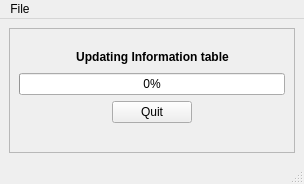
<?xml version="1.0" encoding="UTF-8"?>
<ui version="4.0">
 <class>MainWindow</class>
 <widget class="QMainWindow" name="MainWindow">
  <property name="geometry">
   <rect>
    <x>0</x>
    <y>0</y>
    <width>304</width>
    <height>184</height>
   </rect>
  </property>
  <property name="windowTitle">
   <string>Updating Information table</string>
  </property>
  <widget class="QWidget" name="centralwidget">
   <layout class="QGridLayout" name="gridLayout">
    <item row="0" column="0">
     <widget class="QFrame" name="frame">
      <property name="frameShape">
       <enum>QFrame::StyledPanel</enum>
      </property>
      <property name="frameShadow">
       <enum>QFrame::Raised</enum>
      </property>
      <layout class="QGridLayout" name="gridLayout_2">
       <item row="2" column="1" colspan="3">
        <widget class="QLabel" name="label">
         <property name="font">
          <font>
           <weight>75</weight>
           <bold>true</bold>
          </font>
         </property>
         <property name="text">
          <string>Updating Information table</string>
         </property>
         <property name="alignment">
          <set>Qt::AlignCenter</set>
         </property>
        </widget>
       </item>
       <item row="3" column="0" colspan="5">
        <widget class="QProgressBar" name="progressBar">
         <property name="value">
          <number>0</number>
         </property>
        </widget>
       </item>
       <item row="4" column="2">
        <widget class="QPushButton" name="quitupdating">
         <property name="text">
          <string>Quit</string>
         </property>
        </widget>
       </item>
       <item row="7" column="2">
        <spacer name="verticalSpacer">
         <property name="orientation">
          <enum>Qt::Vertical</enum>
         </property>
         <property name="sizeHint" stdset="0">
          <size>
           <width>20</width>
           <height>50</height>
          </size>
         </property>
        </spacer>
       </item>
       <item row="2" column="4">
        <spacer name="horizontalSpacer_4">
         <property name="orientation">
          <enum>Qt::Horizontal</enum>
         </property>
         <property name="sizeHint" stdset="0">
          <size>
           <width>26</width>
           <height>20</height>
          </size>
         </property>
        </spacer>
       </item>
       <item row="4" column="1">
        <spacer name="horizontalSpacer">
         <property name="orientation">
          <enum>Qt::Horizontal</enum>
         </property>
         <property name="sizeHint" stdset="0">
          <size>
           <width>40</width>
           <height>20</height>
          </size>
         </property>
        </spacer>
       </item>
       <item row="4" column="3">
        <spacer name="horizontalSpacer_2">
         <property name="orientation">
          <enum>Qt::Horizontal</enum>
         </property>
         <property name="sizeHint" stdset="0">
          <size>
           <width>40</width>
           <height>20</height>
          </size>
         </property>
        </spacer>
       </item>
       <item row="2" column="0">
        <spacer name="horizontalSpacer_3">
         <property name="orientation">
          <enum>Qt::Horizontal</enum>
         </property>
         <property name="sizeHint" stdset="0">
          <size>
           <width>25</width>
           <height>20</height>
          </size>
         </property>
        </spacer>
       </item>
       <item row="1" column="1">
        <spacer name="verticalSpacer_2">
         <property name="orientation">
          <enum>Qt::Vertical</enum>
         </property>
         <property name="sizeHint" stdset="0">
          <size>
           <width>20</width>
           <height>40</height>
          </size>
         </property>
        </spacer>
       </item>
      </layout>
     </widget>
    </item>
   </layout>
  </widget>
  <widget class="QMenuBar" name="menubar">
   <property name="geometry">
    <rect>
     <x>0</x>
     <y>0</y>
     <width>304</width>
     <height>25</height>
    </rect>
   </property>
   <widget class="QMenu" name="menuFile">
    <property name="title">
     <string>File</string>
    </property>
    <addaction name="Quitbutton"/>
   </widget>
   <addaction name="menuFile"/>
  </widget>
  <widget class="QStatusBar" name="statusbar"/>
  <action name="Quitbutton">
   <property name="text">
    <string>Quit</string>
   </property>
   <property name="shortcut">
    <string>Ctrl+Q</string>
   </property>
  </action>
 </widget>
 <resources/>
 <connections/>
</ui>
